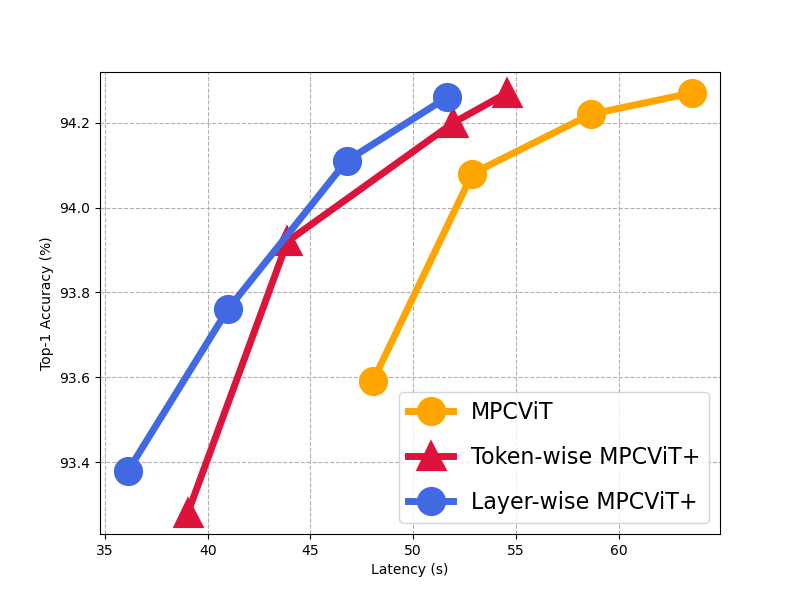

Source code (Python):
import matplotlib.pyplot as plt

plt.figure(figsize=(8, 6))


mpcvit_kd_lat = [48.03, 52.88, 58.66, 63.56]
mpcvit_kd_acc = [93.59, 94.08, 94.22, 94.27]  # 94.26(mu=0.9)
plt.plot(mpcvit_kd_lat, mpcvit_kd_acc, linestyle='-', linewidth=5, c='orange', marker='o', markersize=18, markerfacecolor='orange', markeredgewidth=3, label='MPCViT')

mpcvitplus_token_lat = [48.03-9, 52.88-9, 58.66-6.7, 63.56-9]
mpcvitplus_token_acc = [93.28, 93.92, 94.2, 94.27]
plt.plot(mpcvitplus_token_lat, mpcvitplus_token_acc, linewidth=5, linestyle='-', c='crimson', marker='^', markersize=18, markerfacecolor='crimson', markeredgewidth=3, label='Token-wise MPCViT+')

mpcvitplus_layer_lat = [48.03-11.9, 52.88-11.9, 58.66-11.9, 63.56-11.9]
mpcvitplus_layer_acc = [93.38, 93.76, 94.11, 94.26]
plt.plot(mpcvitplus_layer_lat, mpcvitplus_layer_acc, linewidth=5, linestyle='-', c='royalblue', marker='o', markersize=18, markerfacecolor='royalblue', markeredgewidth=3, label='Layer-wise MPCViT+')


plt.xlabel('Latency (s)')
plt.ylabel('Top-1 Accuracy (%)')
plt.grid(linestyle='--')
plt.legend(labelspacing=1, prop={'size': 16})
plt.show()
plt.savefig('./mpcvit+_cifar10_token_layer.png')